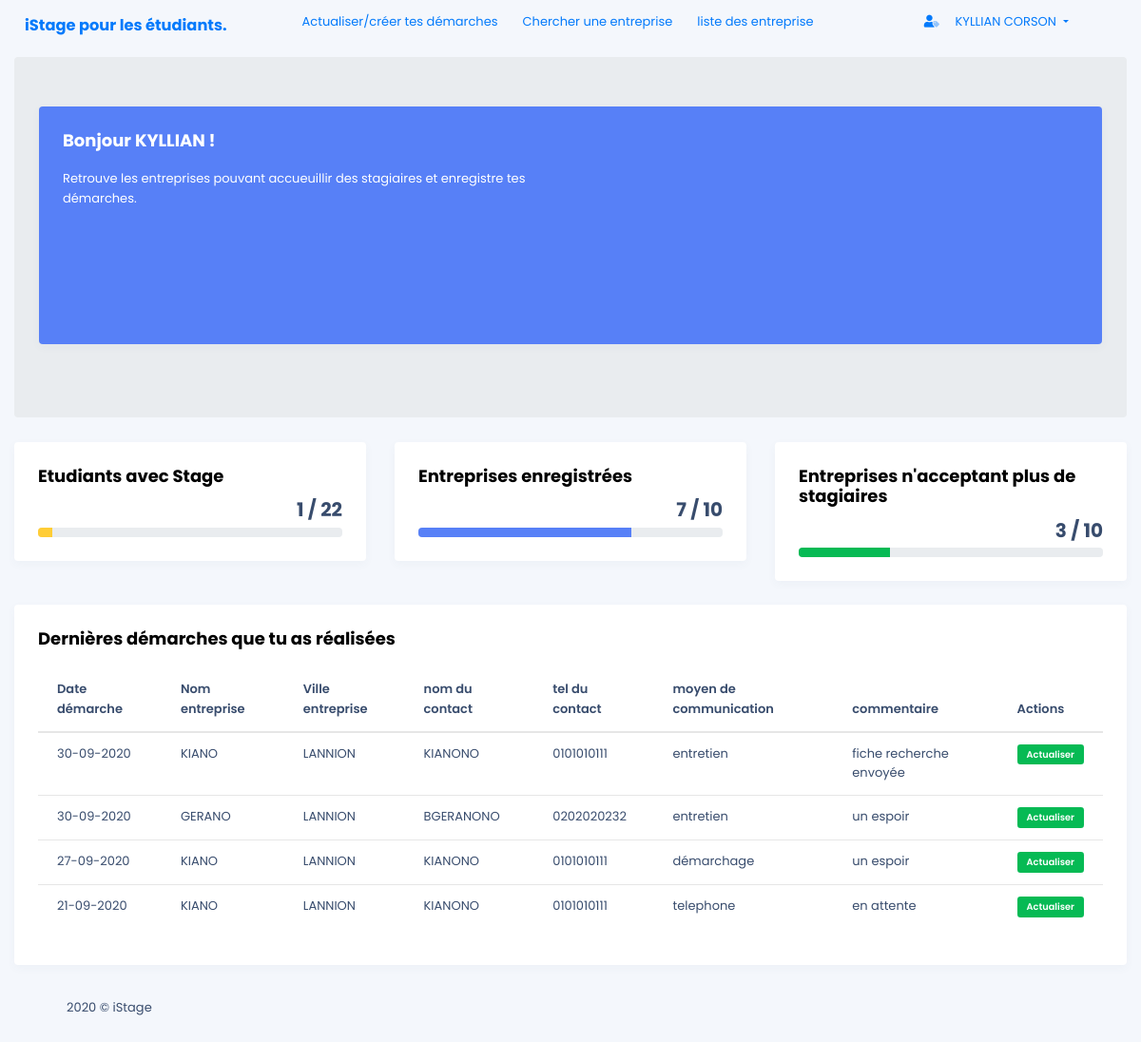
/front_end/tdb_etudiant.php (signed in), run on the app's committed database.
### tables this page shows
CREATE TABLE IF NOT EXISTS SALARIE
 (
   ID_SALARIE SMALLINT  AUTO_INCREMENT ,
   ID_ENTREPRISE SMALLINT NOT NULL  ,
   NOM_SALARIE CHAR(32) NOT NULL  ,
   PRENOM_SALARIE CHAR(32) NOT NULL  ,
   TEL_SALARIE CHAR(10) NOT NULL  ,
   EMAIL_SALARIE CHAR(32) NOT NULL  
   , PRIMARY KEY (ID_SALARIE) 
 );

CREATE TABLE IF NOT EXISTS DEMARCHE
 (
   ID_DEMARCHE SMALLINT AUTO_INCREMENT ,
   ID_ETUDIANT SMALLINT NOT NULL  ,
   ID_MOYEN SMALLINT NOT NULL  ,
   ID_SALARIE SMALLINT NOT NULL  ,
   DATE_DEMARCHE DATETIME NOT NULL  ,
   COMMENTAIRE CHAR(255) NOT NULL  
   , PRIMARY KEY (ID_DEMARCHE) 
 );

CREATE TABLE IF NOT EXISTS ENTREPRISE
 (
   ID_ENTREPRISE SMALLINT AUTO_INCREMENT ,
   NOM_ENTREPRISE CHAR(32) NOT NULL  ,
   ADRESSE_ENTREPRISE CHAR(255) NOT NULL  ,
   CP_ENTREPRISE CHAR(5) NOT NULL  ,
   VILLE_ENTREPRISE CHAR(32) NOT NULL  ,
   TEL_ENTREPRISE CHAR(10) NOT NULL  ,
   EMAIL_ENTREPRISE CHAR(32) NOT NULL  ,
   REFUS_ANNEESIO1 BOOLEAN NOT NULL DEFAULT FALSE ,
   REFUS_ANNEE_SIO2 BOOLEAN NOT NULL  DEFAULT FALSE
   , PRIMARY KEY (ID_ENTREPRISE) 
 );

CREATE TABLE IF NOT EXISTS MOYENCOM
 (
   ID_MOYEN SMALLINT AUTO_INCREMENT ,
   LIBELLE_MOYEN CHAR(32) NOT NULL  
   , PRIMARY KEY (ID_MOYEN) 
 );

### back_end/show-data_etudiant.php (called while the page is built, shortened)
<?php
$id_et=$_SESSION['id'];
$stmt = $db->prepare(
    "SELECT ENTREPRISE.ID_ENTREPRISE, NOM_ENTREPRISE,VILLE_ENTREPRISE, NOM_SALARIE,
           TEL_SALARIE,DATE_DEMARCHE,COMMENTAIRE,LIBELLE_MOYEN
        FROM salarie,demarche,entreprise,moyencom
        WHERE MOYENCOM.ID_MOYEN=DEMARCHE.ID_MOYEN AND
              DEMARCHE.ID_SALARIE=SALARIE.ID_SALARIE AND
            ENTREPRISE.ID_ENTREPRISE= SALARIE.ID_ENTREPRISE AND
            DEMARCHE.ID_ETUDIANT=:id
        ORDER BY DATE_DEMARCHE  DESC"
);
$stmt->bindValue(':id', $id_et, PDO::PARAM_INT);
$stmt->execute();
$demarches = $stmt->fetchAll(PDO::FETCH_BOTH);
?>

### front_end/lister_dern_dem_et.php (the view)
<div class="row">
    <div class="col-md-12">
        <div class="card">
            <div class="card-body">
                 <h5 class="card-title">Dernières démarches que tu as réalisées</h5>
                 <div class="table-responsive">
                 <table class="table">
                        <thead>
                            <tr>
                                                <th scope="col">Date démarche</th>
                                                <th scope="col">Nom entreprise</th>
                                                <th scope="col">Ville entreprise</th>
                                                <th scope="col">nom du contact</th>
                                                <th scope="col">tel du contact</th>
                                                <th scope="col">moyen de communication</th>
                                                <th scope="col">commentaire</th>
                                                <th scope="col">Actions</th>
                             </tr>
                        </thead>
                        <tbody>
                            <?php
                                 foreach( $demarches as $row ) {
                                    echo '
                                    <tr>
                                        <td>'. join('-',array_reverse(explode('-',substr($row['DATE_DEMARCHE'],0,10)))).'</td>
                                        <td>'. $row['NOM_ENTREPRISE'].'</td>
                                        <td>'. $row['VILLE_ENTREPRISE'].'</td>
                                        <td>'. $row['NOM_SALARIE'].'</td>
                                        <td>'. $row['TEL_SALARIE'].'</td>
                                        <td>'. $row['LIBELLE_MOYEN'].'</td>
                                        <td>'. $row['COMMENTAIRE'].'</td>
                                        <td>
                                            <a href="creer_demarche.php?id='.$row['ID_ENTREPRISE'].'" <span class="badge badge-success">Actualiser</span></a>
                                        </td>
                                    </tr>
                                '; } ?>
                        </tbody>
                    </table>
                 </div>
            </div>
        </div>
    </div>
</div>

### assets/css/custom.css (style rules this page uses)
body { font-size: 1rem; font-family: Roboto, sans-serif; font-weight: initial; line-height: normal; -webkit-font-smoothing: antialiased }
.h1, .h2, .h3, .h4, .h5, .h6, h1, h2, h3, h4, h5, h6 { font-weight: 700 }
.h5, h5 { font-size: 1rem }
body, html { overflow-x: hidden; padding-right: 0 !important }
* { box-sizing: border-box }

### data on the page
salarie: demarche.DATE_DEMARCHE "30-09-2020", ID_ENTREPRISE.NOM_ENTREPRISE "KIANO", ID_ENTREPRISE.VILLE_ENTREPRISE "LANNION", NOM_SALARIE "KIANONO", TEL_SALARIE "0101010111", moyencom.LIBELLE_MOYEN "entretien", demarche.COMMENTAIRE "fiche recherche envoyée", demarche.DATE_DEMARCHE "27-09-2020", moyencom.LIBELLE_MOYEN "démarchage", demarche.COMMENTAIRE "un espoir", demarche.DATE_DEMARCHE "21-09-2020", moyencom.LIBELLE_MOYEN "telephone", demarche.COMMENTAIRE "en attente"
salarie: demarche.DATE_DEMARCHE "30-09-2020", ID_ENTREPRISE.NOM_ENTREPRISE "GERANO", ID_ENTREPRISE.VILLE_ENTREPRISE "LANNION", NOM_SALARIE "BGERANONO", TEL_SALARIE "0202020232", moyencom.LIBELLE_MOYEN "entretien", demarche.COMMENTAIRE "un espoir"

### other printed values
$_SESSION['prenom'] "KYLLIAN"
$_SESSION['nom'] "CORSON"
$countEtudiantStage "1"
$countEtudiants "22"
$countEntreprises "7"
$countEntrepriseTotal "10"
$countEntreprisesRefus "3"
